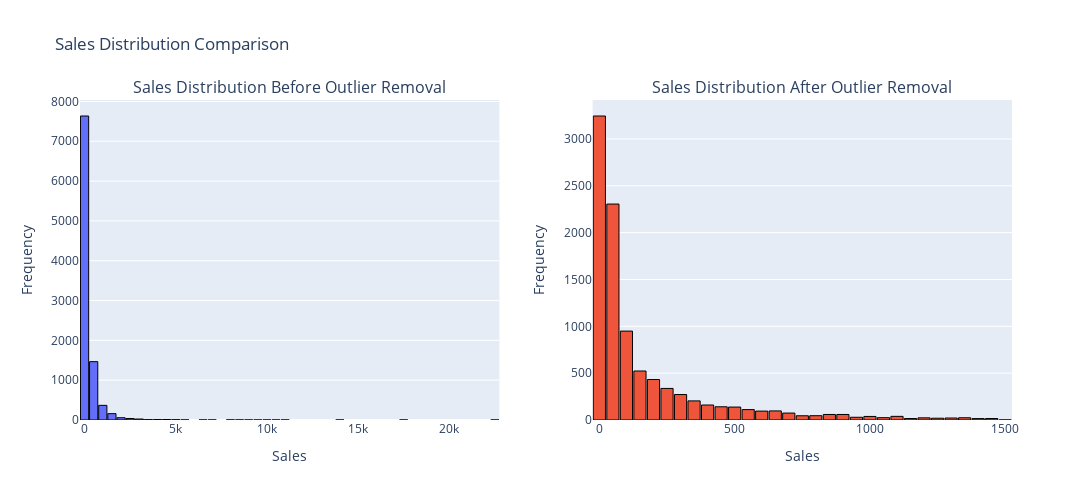

This figure's notebook cell:
### Code cell
# Remove outliers from Sales using z-score method
z_scores = stats.zscore(df['Sales'])
abs_z_scores = np.abs(z_scores)
filtered_entries = abs_z_scores < 2
df_cleaned = df[filtered_entries]

print(f"Original dataset size: {len(df)}")
print(f"Dataset size after removing outliers: {len(df_cleaned)}")
print(f"Number of outliers removed: {len(df) - len(df_cleaned)}")

# Show sales distribution before and after

# Create subplots
fig = make_subplots(
    rows=1, cols=2,
    subplot_titles=('Sales Distribution Before Outlier Removal',
                   'Sales Distribution After Outlier Removal')
)

# Add histograms
fig.add_trace(
    go.Histogram(x=df['Sales'], 
                nbinsx=50,
                marker_line_width=1,
                marker_line_color='black'),
    row=1, col=1
)

fig.add_trace(
    go.Histogram(x=df_cleaned['Sales'],
                nbinsx=50,
                marker_line_width=1,
                marker_line_color='black'),
    row=1, col=2
)

# Update layout
fig.update_layout(
    title_text='Sales Distribution Comparison',
    showlegend=False,
    height=500,
    width=1200,
    bargap=0.1,
)

# Update x and y axis labels
fig.update_xaxes(title_text='Sales', row=1, col=1)
fig.update_xaxes(title_text='Sales', row=1, col=2)
fig.update_yaxes(title_text='Frequency', row=1, col=1)
fig.update_yaxes(title_text='Frequency', row=1, col=2)

# Display the plot
fig.show()

### Figure 1 — Plotly figure (JSON) as saved in the notebook; plotly's stock layout.template omitted (floating-point values rounded to 4 significant figures; data arrays with more than 128 entries replaced by an {"elided": "..."} marker saying what was removed)
{"data": [{"marker": {"line": {"color": "black", "width": 1}}, "nbinsx": 50, "type": "histogram", "x": {"elided": "9800 float values"}, "xaxis": "x", "yaxis": "y"}, {"marker": {"line": {"color": "black", "width": 1}}, "nbinsx": 50, "type": "histogram", "x": {"elided": "9558 float values"}, "xaxis": "x2", "yaxis": "y2"}], "layout": {"annotations": [{"font": {"size": 16}, "showarrow": false, "text": "Sales Distribution Before Outlier Removal", "x": 0.225, "xanchor": "center", "xref": "paper", "y": 1, "yanchor": "bottom", "yref": "paper"}, {"font": {"size": 16}, "showarrow": false, "text": "Sales Distribution After Outlier Removal", "x": 0.775, "xanchor": "center", "xref": "paper", "y": 1, "yanchor": "bottom", "yref": "paper"}], "bargap": 0.1, "height": 500, "showlegend": false, "title": {"text": "Sales Distribution Comparison"}, "width": 1200, "xaxis": {"anchor": "y", "autorange": true, "domain": [0, 0.45], "range": [-250, 22750], "title": {"text": "Sales"}, "type": "linear"}, "xaxis2": {"anchor": "y2", "autorange": true, "domain": [0.55, 1], "range": [-25, 1525], "title": {"text": "Sales"}, "type": "linear"}, "yaxis": {"anchor": "x", "autorange": true, "domain": [0, 1], "range": [0, 8037.0], "title": {"text": "Frequency"}}, "yaxis2": {"anchor": "x2", "autorange": true, "domain": [0, 1], "range": [0, 3416.0], "title": {"text": "Frequency"}}}}
